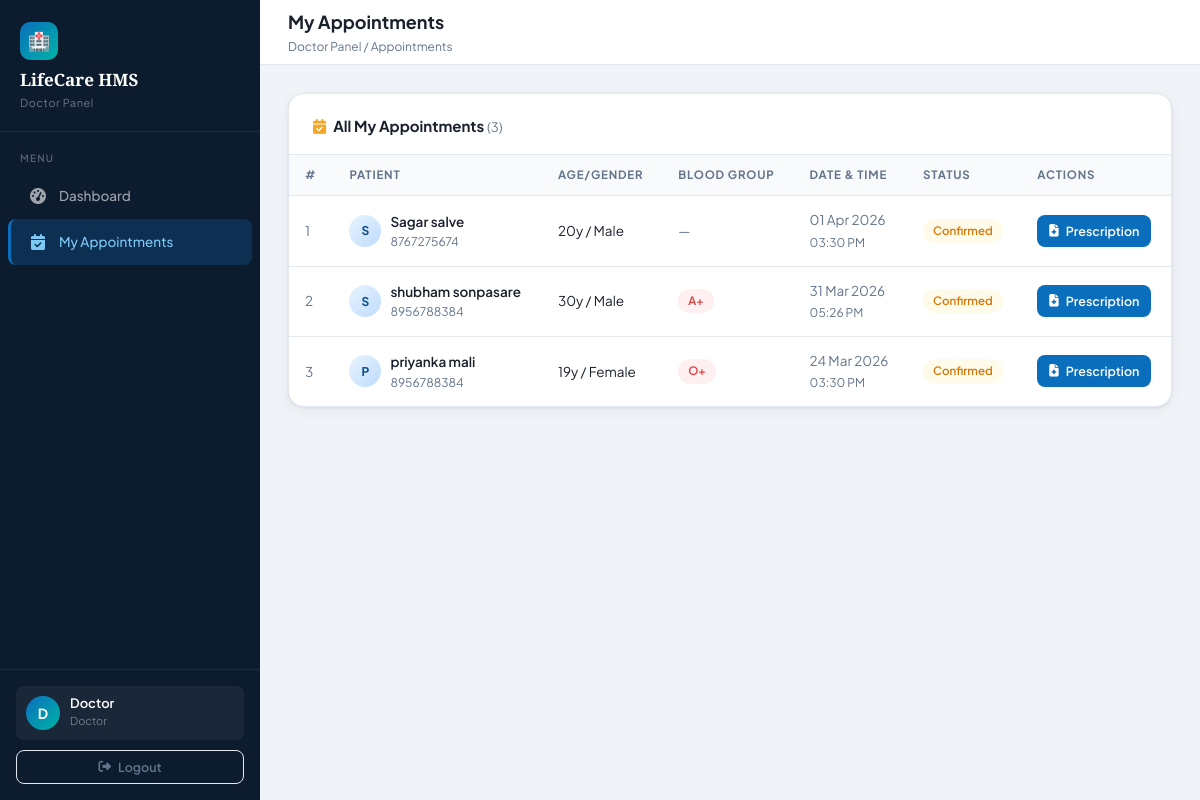
The app's page /doctor/my_appointments.php (signed in) with its own data.
### tables this page shows
CREATE TABLE `appointments` (
  `id` int(11) NOT NULL,
  `patient_id` int(11) DEFAULT NULL,
  `doctor_id` int(11) DEFAULT NULL,
  `date` datetime DEFAULT NULL,
  `status` varchar(50) DEFAULT 'pending'
);

CREATE TABLE `patients` (
  `id` int(11) NOT NULL,
  `name` varchar(100) DEFAULT NULL,
  `age` int(11) DEFAULT NULL,
  `gender` varchar(10) DEFAULT NULL,
  `phone` varchar(15) DEFAULT NULL,
  `address` varchar(255) DEFAULT NULL,
  `blood_group` varchar(10) DEFAULT NULL,
  `height` int(11) DEFAULT NULL,
  `weight` int(11) DEFAULT NULL,
  `date` date DEFAULT NULL,
  `time` time DEFAULT NULL,
  `status` varchar(20) NOT NULL DEFAULT 'active',
  `is_deleted` tinyint(1) DEFAULT 0
);

### doctor/my_appointments.php (the view, shortened to what this page needs)
<?php
require_once dirname(__DIR__) . '/config/db.php';
$doctor_id = $_SESSION['user_id'];
$appts = $pdo->prepare("
    SELECT a.*, p.name as patient_name, p.phone, p.age, p.gender, p.blood_group, p.address
    FROM appointments a
    LEFT JOIN patients p ON a.patient_id = p.id
    WHERE a.doctor_id = ?
    ORDER BY a.date DESC
");
$appts->execute([$doctor_id]);
$appts = $appts->fetchAll();
?>
<!DOCTYPE html>
<html lang="en">
<head>
    <link rel="stylesheet" href="/hospital-management-system/assets/css/style.css">
    <link rel="stylesheet" href="https://cdnjs.cloudflare.com/ajax/libs/font-awesome/6.5.0/css/all.min.css">
</head>
<body>
<div class="layout">
<aside class="sidebar">
    <div class="sidebar-logo">
        <div class="logo-icon">🏥</div>
        <h2>LifeCare HMS</h2>
        <span>Doctor Panel</span>
    </div>
    <div class="sidebar-section-title">Menu</div>
    <nav>
        <a href="/hospital-management-system/doctor/dashboard.php">
            <span class="nav-icon"><i class="fa-solid fa-gauge-high"></i></span>
            Dashboard
        </a>
        <a href="/hospital-management-system/doctor/my_appointments.php" class="active">
            <span class="nav-icon"><i class="fa-solid fa-calendar-check"></i></span>
            My Appointments
        </a>
    </nav>
    <div class="sidebar-footer">
        <div class="sidebar-user">
            <div class="avatar"><?= strtoupper(substr($_SESSION['user_name'] ?? 'D', 0, 1)) ?></div>
            <div class="user-info">
                <div class="name"><?= htmlspecialchars($_SESSION['user_name'] ?? 'Doctor') ?></div>
                <div class="role">Doctor</div>
            </div>
        </div>
        <a href="/hospital-management-system/auth/logout.php" class="btn btn-outline btn-sm" style="width:100%;justify-content:center;margin-top:10px;">
            <i class="fa-solid fa-right-from-bracket"></i> Logout
        </a>
    </div>
</aside>
<div class="main-wrapper">
    <div class="topbar">
        <div class="topbar-left">
            <h1>My Appointments</h1>
            <div class="breadcrumb">Doctor Panel / Appointments</div>
        </div>
    </div>
    <div class="content-area">
        <div class="card">
            <div class="card-header">
                <h3><i class="fa fa-calendar-check" style="color:var(--accent);margin-right:7px"></i>All My Appointments <span style="font-weight:400;color:var(--text-muted);font-size:13px">(<?= count($appts) ?>)</span></h3>
            </div>
            <div class="table-wrap">
                <table>
                    <thead>
                        <tr>
                            <th>#</th>
                            <th>Patient</th>
                            <th>Age/Gender</th>
                            <th>Blood Group</th>
                            <th>Date & Time</th>
                            <th>Status</th>
                            <th>Actions</th>
                        </tr>
                    </thead>
                    <tbody>
                        <?php foreach ($appts as $i => $a): ?>
                        <tr>
                            <td style="color:var(--text-muted)"><?= $i + 1 ?></td>
                            <td>
                                <div style="display:flex;align-items:center;gap:9px;">
                                    <div class="patient-avatar"><?= strtoupper(substr($a['patient_name'] ?? 'P', 0, 1)) ?></div>
                                    <div>
                                        <div style="font-weight:600"><?= htmlspecialchars($a['patient_name'] ?? 'N/A') ?></div>
                                        <div style="font-size:12px;color:var(--text-muted)"><?= htmlspecialchars($a['phone'] ?? '') ?></div>
                                    </div>
                                </div>
                            </td>
                            <td><?= $a['age'] ?>y / <?= htmlspecialchars($a['gender'] ?? '') ?></td>
                            <td>
                                <?php if ($a['blood_group'] && $a['blood_group'] !== 'None'): ?>
                                <span class="badge badge-danger"><?= htmlspecialchars($a['blood_group']) ?></span>
                                <?php else: ?>
                                <span style="color:var(--text-muted)">—</span>
                                <?php endif; ?>
                            </td>
                            <td style="color:var(--text-muted)">
                                <?= $a['date'] ? date('d M Y', strtotime($a['date'])) : '—' ?><br>
                                <span style="font-size:12px"><?= $a['date'] ? date('h:i A', strtotime($a['date'])) : '' ?></span>
                            </td>
                            <td>
                                <?php
                                $badgeClass = match($a['status']) {
                                    'completed' => 'badge-success',
                                    'cancelled' => 'badge-danger',
                                    default => 'badge-warning'
                                };
                                ?>
                                <span class="badge <?= $badgeClass ?>"><?= ucfirst($a['status']) ?></span>
                            </td>
                            <td>
                                <?php if ($a['status'] === 'pending'): ?>
                                <div style="display:flex;gap:5px;">
                                    <a href="/hospital-management-system/doctor/update_appointment.php?id=<?= $a['id'] ?>&status=completed"
                                       class="btn btn-success btn-sm" onclick="return confirm('Mark as completed?')">
                                        <i class="fa fa-check"></i> Complete
                                    </a>
                                    <a href="/hospital-management-system/doctor/update_appointment.php?id=<?= $a['id'] ?>&status=cancelled"
                                       class="btn btn-danger btn-icon btn-sm" onclick="return confirm('Cancel this appointment?')">
                                        <i class="fa fa-xmark"></i>
                                    </a>
                                </div>
                                <?php else: ?>
                                <a href="/hospital-management-system/doctor/write_prescription.php?appointment_id=<?php echo $a['id']; ?>"
   class="btn btn-primary btn-sm">
   <i class="fa fa-file-medical"></i> Prescription
</a>
                                <?php endif; ?>
                            </td>
                        </tr>
                        <?php endforeach; ?>
                    </tbody>
                </table>
            </div>
        </div>
    </div>
</div>
</div>
</body>
</html>

### records on screen
appointments: patient.name "S", patient.name "Sagar salve", patient.phone "8767275674", patient.age "20", patient.gender "Male", date "01 Apr 2026", date "03:30 PM", status "Confirmed"
appointments: patient.name "S", patient.name "shubham sonpasare", patient.phone "8956788384", patient.age "30", patient.gender "Male", patient.blood_group "A+", date "31 Mar 2026", date "05:26 PM", status "Confirmed"
appointments: patient.name "P", patient.name "priyanka mali", patient.phone "8956788384", patient.age "19", patient.gender "Female", patient.blood_group "O+", date "24 Mar 2026", date "03:30 PM", status "Confirmed"

### other values on screen
substr($_SESSION['user_name'] ?? 'D', 0, 1) "D"
$_SESSION['user_name'] "Doctor"
count($appts) "3"
